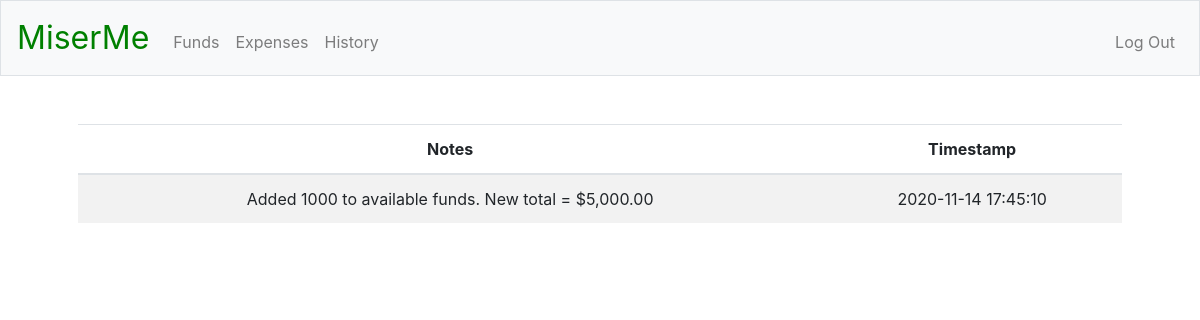
Before: /history (signed in) with the older database file.
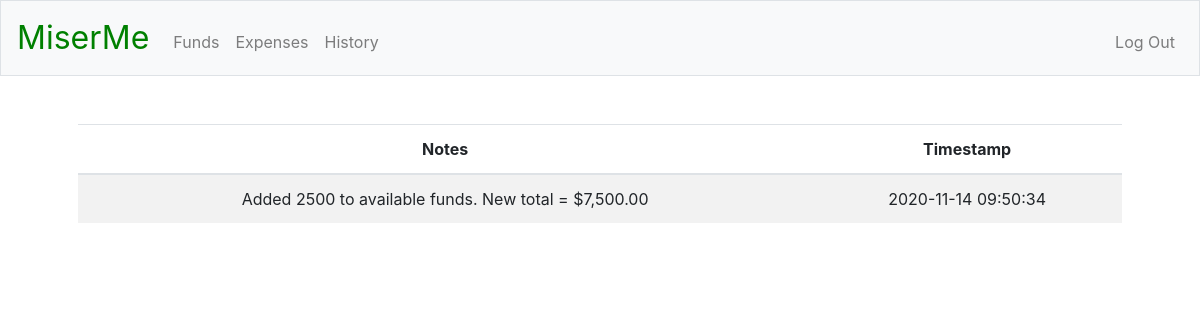
After: the same page with the newer database file.
### tables this page shows
CREATE TABLE history (
history_id INTEGER PRIMARY KEY AUTOINCREMENT NOT NULL,
user_id INTEGER NOT NULL,
notes TEXT NOT NULL,
timestamp DATETIME DEFAULT (DATETIME(CURRENT_TIMESTAMP, 'LOCALTIME')),
FOREIGN KEY(user_id) REFERENCES registrants(id));

### app.py (the view)
@app.route("/history")
@login_required
def history():
    c.execute("""
    SELECT notes, timestamp FROM history WHERE user_id = :user_id;
    """, {"user_id": session["user_id"]})
    rows = c.fetchall()
    entries = []
    for row in rows:
        entries.append({
            "notes": row[0],
            "timestamp": row[1]
        })
    return render_template("history.html", entries = entries)

### helpers.py (called while the page is built)
def login_required(f):
    @wraps(f)
    def decorated_functions(*args, **kwargs):
        if session.get("user_id") is None:
            return redirect("/login")
        return f(*args, **kwargs)
    return decorated_functions

### templates/history.html (shortened to what this page needs)
{% extends "layout.html" %}
{% block main %}
    <table class="table table-striped">
        <thead>
            <tr>
                <th>Notes</th>
                <th>Timestamp</th>
            </tr>
        </thead>
        <tbody>
            {% for i in entries %}
            <tr>
                <td>{{ i["notes"] }}</td>
                <td>{{ i["timestamp"] }}</td>
            </tr>
            {% endfor %}
        </tbody>
    </table>
{% endblock %}

### templates/layout.html (shortened to what this page needs)
<!DOCTYPE html>
<html lang="en">
    <head>
        <link rel="stylesheet" href="https://stackpath.bootstrapcdn.com/bootstrap/4.5.2/css/bootstrap.min.css">
        <link href="/static/styles.css" rel="stylesheet">
    </head>
    <body>
        <nav class="navbar navbar-expand-md navbar-light bg-light border">
            <a class="navbar-brand" href="/"><span class="miserme_brand">MiserMe</span></a>
            <div class="collapse navbar-collapse" id="navbar">
                {% if session.user_id %}
                    <ul class="navbar-nav mr-auto mt-2">
                        <li class="nav-item"><a class="nav-link" href="/add_funds">Funds</a></li>
                        <li class="nav-item"><a class="nav-link" href="/expense">Expenses</a></li>
                        <li class="nav-item"><a class="nav-link" href="/history">History</a></li>
                    </ul>
                    <ul class="navbar-nav ml-auto mt-2">
                        <li class="nav-item"><a class="nav-link" href="/logout">Log Out</a></li>
                    </ul>
                {% else %}
                    <ul class="navbar-nav ml-auto mt-2">
                        <li class="nav-item"><a class="nav-link" href="/register">Register</a></li>
                        <li class="nav-item"><a class="nav-link" href="/login">Log In</a></li>
                    </ul>
                {% endif %}
            </div>
        </nav>
        <main class="container p-5">
            {% block main %}{% endblock %}
        </main>
    </body>
</html>

### static/styles.css (style rules this page uses)
main { overflow-x: auto; text-align: center; }
nav .navbar-brand { font-size: xx-large; }
nav .navbar-brand .miserme_brand { color: green; }

Changed rows visible on the page:
changed history: notes "Added 1000 to available funds. New total = $5,000.00" → "Added 2500 to available funds. New total = $7,500.00"; timestamp "2020-11-14 17:45:10" → "2020-11-14 09:50:34"
